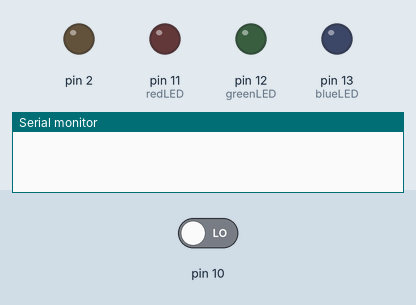
Simulated run of this sketch. Board: Arduino Uno, built with avr-gcc and run on an emulated ATmega328P. On the bench: output pins drawn as LEDs (lit = HIGH), the last lines printed to the serial monitor. The test bench sets the inputs (shaded band); at power-on: pin 10 LOW. Random numbers use the default seed unless the sketch sets one.

Above: at 1.2 s.
1.3 s: pin 10 driven HIGH
At 1.8 s:
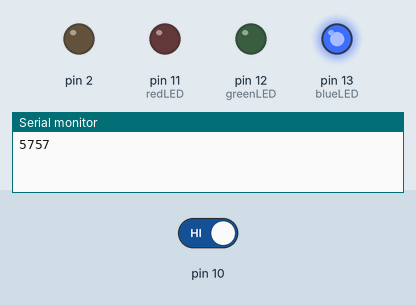
At 3.6 s:
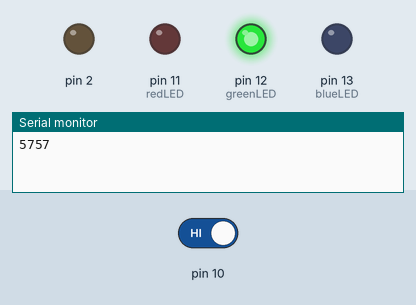
7.3 s: pin 10 driven LOW
Timing chart, 0 to 10.3 s (numbered marks = the images above; inputs shaded):
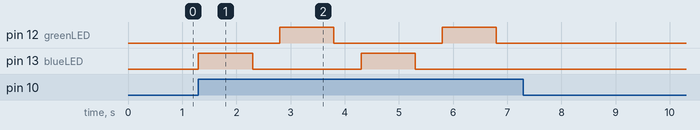

Measured:
- after the input at 1.3 s, pin 12 (greenLED): alternates HIGH for 1.0 s and LOW for 2.0 s, starting after 1.5 s; pin 13 (blueLED): alternates HIGH for 1.0 s and LOW for 2.0 s, starting at once
- after the input at 7.3 s, every drawn part: stays the same

The sketch:

picasso.ino
```cpp
#include <Keypad.h>

const int ROW_NUM = 4; //four rows
const int COLUMN_NUM = 3; //three columns

char keys[ROW_NUM][COLUMN_NUM] = {
  {'1','2','3'},
  {'4','5','6'},
  {'7','8','9'},
  {'*','0','#'}
};

byte pin_rows[ROW_NUM] = {9, 8, 7, 6}; //connect to the row pinouts of the keypad
byte pin_column[COLUMN_NUM] = {5, 4, 3}; //connect to the column pinouts of the keypad

Keypad keypad = Keypad( makeKeymap(keys), pin_rows, pin_column, ROW_NUM, COLUMN_NUM );

String passwordArray[3] = {"3", "7", "5"};
String input_password;
int startButton;
bool setPassword;
String password;
const int passwordLength = 4;
String passwordPart[passwordLength];

// Pins used for the LEDs
const int redLED = 11;
const int greenLED = 12;
const int blueLED = 13;

void setup(){
  Serial.begin(9600);
  input_password.reserve(32); // maximum input characters is 33, change if needed
  pinMode(2, OUTPUT);
  pinMode(10, INPUT);
  setPassword = false;
  startButton = 0;
  pinMode(redLED, OUTPUT);
  pinMode(greenLED, OUTPUT);
  pinMode(blueLED, OUTPUT);
}

void loop(){
  startButton = digitalRead(10);
  if (startButton == HIGH) {
    for (int i = 0; i < password.length(); i++) {
      if (password[i] == '3') {
        digitalWrite(redLED, HIGH);
        delay(1000);
        digitalWrite(redLED, LOW);
        delay(500);
      }
      else if (password[i] == '7') {
        digitalWrite(greenLED, HIGH);
        delay(1000);
        digitalWrite(greenLED, LOW);
        delay(500);
      }
      else if (password[i] == '5') {
        digitalWrite(blueLED, HIGH);
        delay(1000);
        digitalWrite(blueLED, LOW);
        delay(500);
      }
    }
    if (setPassword != true) {
      randomSeed(analogRead(0));
      for (int i = 0; i < passwordLength; i++) {
        passwordPart[i] = passwordArray[random(0, 3)];
      }
      for (int i = 0; i < passwordLength; i++) {
        password += passwordPart[i];
      }
      Serial.println(password);
      setPassword = true;
    }
  }
  char key = keypad.getKey();

  if (key){
    Serial.println(key);

    if(key == '*') {
      input_password = ""; // clear input password
    } else if(key == '#') {
      if(password == input_password && setPassword == true) {
        Serial.println("password is correct");
        // DO YOUR WORK HERE
		digitalWrite(2, HIGH);

      } else {
        Serial.println("password is incorrect, try again");
      }

      input_password = ""; // clear input password
    } else {
      input_password += key; // append new character to input password string
    }
  }
}
```
